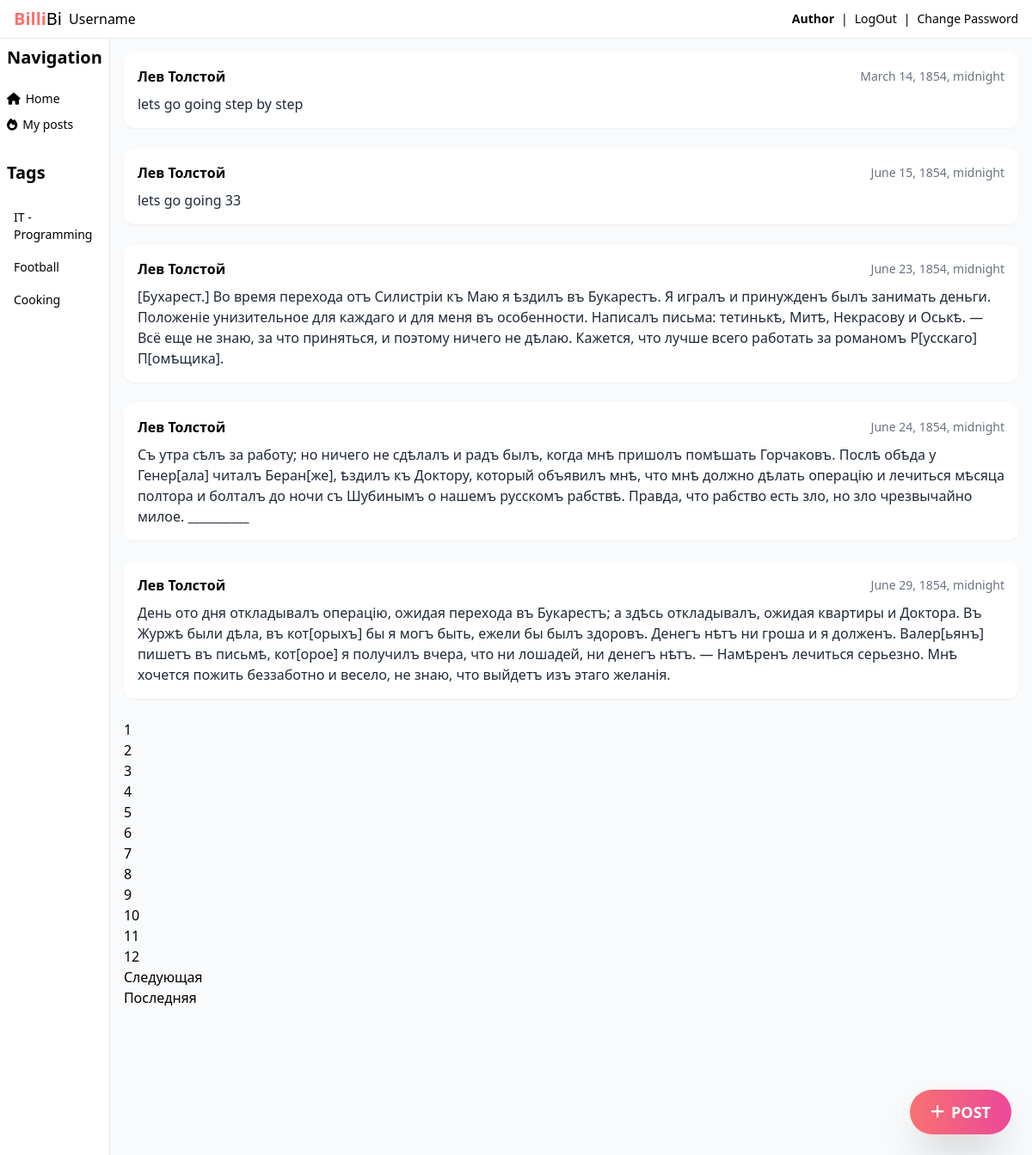
The app's page /2/posts/ with its own data.
### posts/models.py (models this page shows, shortened)
class Post(models.Model):
    text = models.TextField()
    pub_date = models.DateTimeField(auto_now_add=True)
    post_image = models.ImageField(
        'Img',
        upload_to='yatube/',
        blank=True,
        null=True,
        help_text='Upload your image if you want'
    )
    author = models.ForeignKey(
        User,
        on_delete=models.CASCADE,
        related_name='posts'
    )
    group = models.ForeignKey(
        "Group",
        on_delete=models.SET_NULL,
        blank=True,
        null=True
    )
    tag = models.ManyToManyField(Tag, through='PostTag')

### posts/views.py (the view)
# urls.py: path('<int:pk>/posts/', views.users_post, name='users_post'),
def users_post(request, pk):
    User_pk = User.objects.get(pk=pk)
    user_post = Post.objects.filter(author=User_pk)
    paginator = Paginator(user_post, 5)
    page_count = request.GET.get('page')
    result_paginator = paginator.get_page(page_count)
    context = {
        'page_obj': result_paginator
    }
    return render(request, 'posts/user_posts.html', context)

### posts/templates/posts/user_posts.html (shortened to what this page needs)
{% extends 'posts/index.html' %}
{% block content %}
{% for post in page_obj %}
<article class="bg-white p-4 rounded-xl shadow-sm mb-6">
  <div class="flex justify-between items-center mb-2">
    <span class="font-semibold">{{ post.author.get_full_name }}</span>
    <span class="text-gray-500 text-sm">{{ post.pub_date }}</span>
  </div>
  <p class="text-gray-800">{{ post.text }}</p>
</article>
{% empty %}
<p>No posts available.</p>
{% endfor %}
{% if page_obj.has_other_pages %}
<nav aria-label="Page navigation" class="my-5">
  <ul class="pagination">
    {% for i in page_obj.paginator.page_range %}
        {% if page_obj.number == i %}
              <li class="page-item active">
                <span class="page-link">{{ i }}</span>
              </li>
            {% else %}
              <li class="page-item">
                <a class="page-link" href="?page={{ i }}">{{ i }}</a>
              </li>
        {% endif %}
      {% endfor %}
        {% if page_obj.has_next %}
          <li class="page-item">
            <a class="page-link" href="?page={{ page_obj.next_page_number }}">
              Следующая
            </a>
          </li>
          <li class="page-item">
            <a class="page-link" href="?page={{ page_obj.paginator.num_pages }}">
              Последняя
            </a>
          </li>
        {% endif %}
{% endif %}
{% endblock %}

### posts/templates/posts/index.html (shortened to what this page needs)
{% load static %}
<!DOCTYPE html>
<html lang="en">
<head>
  <script src="https://cdn.tailwindcss.com"></script>
  <link rel="stylesheet" href="https://cdnjs.cloudflare.com/ajax/libs/font-awesome/6.7.2/css/all.min.css"/>
</head>
<body class="bg-gray-50">
  <header class="px-4 py-2 flex items-center justify-between border-b bg-white">
    <div class="flex items-center gap-2">
      <a href="{% url 'index' %}"><h1 class="text-xl"><span class="text-red-400 font-bold">Billi</span>Bi</h1></a>
      <h1>Username <strong>{{ user.username }}</strong></h1>
    </div>
    <div class="flex items-center gap-2 text-sm">
      <strong><h1><a href="{% url 'about:me' %}">Author</a></h1></strong>
      |
      <a href="{% url 'users:logged_out' %}">LogOut</a>
      |
        <a href="{% url 'users:password_change_form' %}">Change Password</a>
    </div>
  </header>
  <div class="flex">
    <aside id="sidebar" class="px-2 py-2 flex-col gap-2 text-center text-lg border-r w-64 h-screen bg-white hidden md:flex">
      <h1 class="text-xl text-left font-bold mb-4">Navigation</h1>
      <div class="flex flex-col gap-2.5">
        <a href="{% url 'index' %}" class="flex items-center gap-1.5 text-sm hover:text-red-500"><i class="fa-solid fa-home"></i>Home</a>
        <a href="/{{ user.id }}/posts/" class="flex items-center gap-1.5 text-sm hover:text-red-500"><i class="fa-solid fa-fire"></i>My posts</a>
      </div>
      {% load cache %}
      {% cache 20 Tags %}
        <h1 class="text-xl text-left font-bold mb-4 mt-6">Tags</h1>
        <div class="flex flex-col gap-2.5">
          <a href="{% url 'group_post' slug='IT' %}" class="transition-all duration-300 px-2 py-1 rounded-sm hover:bg-gray-100 text-left text-sm">IT - Programming {{ count_posts_it }}</a>
          <a href="{% url 'group_post' slug='Sport' %}" class="transition-all duration-300 px-2 py-1 rounded-sm hover:bg-gray-100 text-left text-sm">Football {{ count_posts_it }}</a>
          <a href="#" class="transition-all duration-300 px-2 py-1 rounded-sm hover:bg-gray-100 text-left text-sm">Cooking</a>
        </div>
      {% endcache %}
    </aside>
    <main class="grow p-4">
    {% block content %}{% endblock %}
  <a href="{% url 'post_create' %}"
  class="fixed bottom-6 right-6 bg-gradient-to-r from-red-400 to-pink-500 hover:from-red-500 hover:to-pink-600 text-white font-bold py-3 px-6 rounded-full shadow-2xl text-lg flex items-center gap-2 transition-all duration-300">
  <i class="fa-solid fa-plus"></i> POST
  </a>
    </main>
  </div>
</body>
</html>

### records on screen
Post: author.get_full_name "Лев Толстой", pub_date "March 14, 1854, midnight", text "lets go going step by step"
Post: author.get_full_name "Лев Толстой", pub_date "June 15, 1854, midnight", text "lets go going 33"
Post: author.get_full_name "Лев Толстой", pub_date "June 23, 1854, midnight", text "[Бухарест.] Во время перехода отъ Силистріи къ Маю я ѣздилъ въ Букарестъ. Я игралъ и принужденъ былъ занимать деньги. Положеніе унизительное для каждаго и для меня въ особенности. Написалъ письма: тетинькѣ, Митѣ, Некрасову и Оськѣ. — Всё еще не знаю, за что приняться, и поэтому ничего не дѣлаю. Кажется, что лучше всего работать за романомъ Р[усскаго] П[омѣщика]."
Post: author.get_full_name "Лев Толстой", pub_date "June 24, 1854, midnight", text "Съ утра сѣлъ за работу; но ничего не сдѣлалъ и радъ былъ, когда мнѣ пришолъ помѣшать Горчаковъ. Послѣ обѣда у Генер[ала] читалъ Беран[же], ѣздилъ къ Доктору, который объявилъ мнѣ, что мнѣ должно дѣлать операцію и лечиться мѣсяца полтора и болталъ до ночи съ Шубинымъ о нашемъ русскомъ рабствѣ. Правда, что рабство есть зло, но зло чрезвычайно милое. __________"
Post: author.get_full_name "Лев Толстой", pub_date "June 29, 1854, midnight", text "День ото дня откладывалъ операцію, ожидая перехода въ Букарестъ; a здѣсь откладывалъ, ожидая квартиры и Доктора. Въ Журжѣ были дѣла, въ кот[орыхъ] бы я могъ быть, ежели бы былъ здоровъ. Денегъ нѣтъ ни гроша и я долженъ. Валер[ьянъ] пишетъ въ письмѣ, кот[орое] я получилъ вчера, что ни лошадей, ни денегъ нѣтъ. — Намѣренъ лечиться серьезно. Мнѣ хочется пожить беззаботно и весело, не знаю, что выйдетъ изъ этаго желанія."

### other values on screen
{{ i }} "1"
{{ i }} "2" "3" "4" "5" "6" "7" "8" "9" "10" "11" "12"
